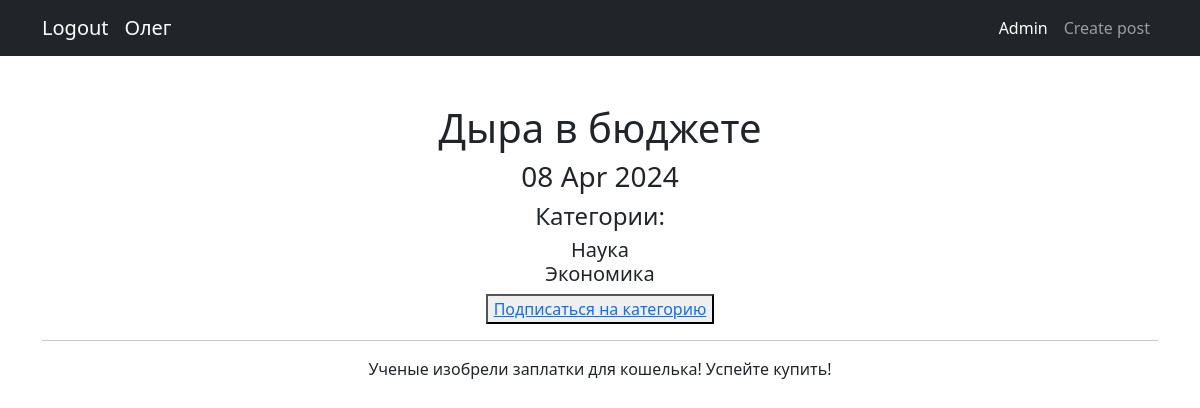
The app's page /news/3 (signed in) with its own data.
### news/models.py (models this page shows, shortened)
class Post(models.Model):
    article = 'AR'
    news = 'NE'
    POSITIONS = [
        (article, 'Статья'),
        (news, 'Новости'),
    ]
    author = models.ForeignKey(Author, on_delete=models.CASCADE)
    news_type = models.CharField(max_length=2, choices=POSITIONS, default=article)
    post_time = models.DateTimeField(auto_now_add=True)
    title = models.CharField(max_length=255)
    text = models.TextField()
    rating = models.IntegerField(default=0)
    category = models.ManyToManyField(Category, through='PostCategory')

class Category(models.Model):
    name = models.CharField(max_length=100, unique=True)
    subscribers = models.ManyToManyField(User, blank=True, related_name='categories')

### news/views.py (the view)
# urls.py: path('<int:pk>', NewsDetail.as_view(), name='news_detail'),
class NewsDetail(DetailView):
    model = Post
    template_name = 'news.html'
    context_object_name = 'news'
    queryset = Post.objects.all()
    def get_object(self, *args, **kwargs):  # переопределяем метод получения объекта, как ни странно
        obj = cache.get(f'post-{self.kwargs["pk"]}', None)  # кэш очень похож на словарь, и метод get действует так же.
        if not obj:
            obj = super().get_object(queryset=self.queryset)
            cache.set(f'post-{self.kwargs["pk"]}', obj)
        return obj

### templates/news.html (shortened to what this page needs)
{% extends 'flatpages/default.html' %}
{% load custom_filters %}
{% block content %}
    <h1>{{ news.title|censor }}</h1>
    <h3>{{ news.post_time|date:"d M Y" }}</h3>
    <h4>Категории:</h4>
    <h5>
        {% for cat in news.category.all %}
            {{ cat.name }}<br>
        {% endfor %}
    </h5>
    <button><a href="/news/subscribe/">Подписаться на категорию</a></button>
    <hr>
    {{ news.text|censor }}
{% endblock content %}

### templates/flatpages/default.html (shortened to what this page needs)
<!DOCTYPE html>
<html lang="en">
    <head>
        {% load static %}
        <link href="{% static 'css/styles.css' %}" rel="stylesheet" />
    </head>
    <body>
        <nav class="navbar navbar-expand-lg navbar-dark bg-dark">
            <div class="container">
                {% if not request.user.username %}
                <a class="navbar-brand" href="/accounts/login">Login</a>
                {% else %}
                <a class="navbar-brand" href="/accounts/logout">Logout</a>
                <a class="navbar-brand">{{ request.user.username }}</a>
                {% endif %}
                {% load cache %}
                {% cache 900 navbar %}
                    <div class="collapse navbar-collapse" id="navbarSupportedContent">
                        <ul class="navbar-nav ms-auto mb-2 mb-lg-0">
                            <li class="nav-item"><a class="nav-link active" aria-current="page" href="/admin/">Admin</a></li>
                            <li class="nav-item"><a class="nav-link" href="create/">Create post</a></li>
                        </ul>
                    </div>
                {% endcache %}
                </div>
            </nav>
        <div class="container">
            <div class="text-center mt-5">
                {% block content %}{% endblock content %}
            </div>
        </div>
    </body>
</html>

### records on screen
Post: title|censor "Дыра в бюджете", post_time "08 Apr 2024", text|censor "Ученые изобрели заплатки для кошелька! Успейте купить!"
Category: name "Наука"
Category: name "Экономика"

### other values on screen
{{ request.user.username }} "Олег"
